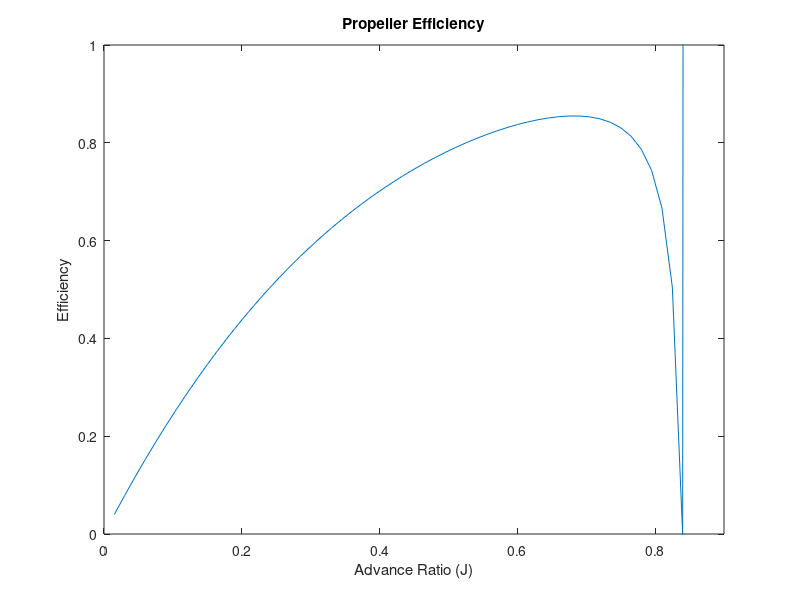

The MATLAB script that drew this image:
clear all;
%chord length of blade assumed constant with radius (meters)
rProp=1;
chord=0.10*rProp;
%pitch distance in meters.
pb=pi/12;
pitch=2*pi*rProp*tan(pb);
%diameter of the propeller (meters)
dia=2*rProp;
%tip radius
R=rProp;
%engine speed in RPM
RPM=2000.;
%thickness to chord ratio for propeller section (constant with radius)
tonc=0.12*chord;
%standard sea level atmosphere density (kg/m^3)
rho=1.225;
%RPM --> revs per sec
n=RPM/60.0;
%rps --> rads per sec
omega=n*2.0*pi;
% 2 Bladed Propeller
B=3;
% use 10 blade segments (starting at 10% R (hub) to R)
xs=0.1*R;
xt=R;
rstep=(xt-xs)/10;
r1=[xs:rstep:xt];
%calculate results for a range of velocities from 1 to 60 m/s
for V=1:60
    %initialise sums thrust (N) torque (Nm)
    thrust=0.0;
    torque=0.0;
    %loop over each blade element
    for j=1:size(r1,2)
        rad=r1(j);
        %calculate local blade element setting angle
        theta=atan(pitch/2/pi/rad);
        %calculate solidity
        sigma=2.0*chord/2.0/pi/rad;
        %guess initial values of inflow and swirl factor
        a=0.1;
        b=0.01;
        %set logical variable to control iteration
        finished=false;
        %set iteration count and check flag
        sum=1;
        itercheck=0;
        while (~finished)
            %axial velocity
            V0=V*(1+a);
            %disk plane velocity
            V2=omega*rad*(1-b);
            %flow angle
            phi=atan2(V0,V2);
            %blade angle of attack
            alpha=theta-phi;
            % lift coefficient
            cl=6.2*alpha;
            %drag coefficient
            cd=0.008-0.003*cl+0.01*cl*cl;
            %local velocity at blade
            Vlocal=sqrt(V0*V0+V2*V2);
            %thrust grading
            DtDr=0.5*rho*Vlocal*Vlocal*B*chord*(cl*cos(phi)-cd*sin(phi));
            %torque grading
            DqDr=0.5*rho*Vlocal*Vlocal*B*chord*rad*(cd*cos(phi)+cl*sin(phi));
            %momentum check on inflow and swirl factors
            tem1=DtDr/(4.0*pi*rad*rho*V*V*(1+a));
            tem2=DqDr/(4.0*pi*rad*rad*rad*rho*V*(1+a)*omega);
            %stabilise iteration
            anew=0.5*(a+tem1);
            bnew=0.5*(b+tem2);
            %check for convergence
            if (abs(anew-a)<1.0e-5)
                if (abs(bnew-b)<1.0e-5)
                    finished=true;
                end
            end
            a=anew;
            b=bnew;
            %increment iteration count
            sum=sum+1;
            %check to see if iteration stuck
            if (sum>500)
                finished=true;
                itercheck=1;
            end
        end
        thrust=thrust+DtDr*rstep;
        torque=torque+DqDr*rstep;
    end
    t(V)=thrust/(rho*n*n*dia*dia*dia*dia);
    q(V)=torque/(rho*n*n*dia*dia*dia*dia*dia);
    J(V)=V/(n*dia);
    eff(V)=J(V)/2.0/pi*t(V)/q(V);
    icheck(V)=itercheck;
end
Jmax=max(J);
Tmax=max(t);
plot(J,t,J,q);
title('Thrust and Torque Coefficients')
xlabel('Advance Ratio (J)');
ylabel('Ct, Cq');
legend('Ct','Cq');
axis([0 Jmax 0 1.1*Tmax ]);
pause;
clf;
plot(J,eff);
title('Propeller Efficiency');
xlabel('Advance Ratio (J)');
ylabel('Efficiency');
axis([0 Jmax 0 1 ]);
